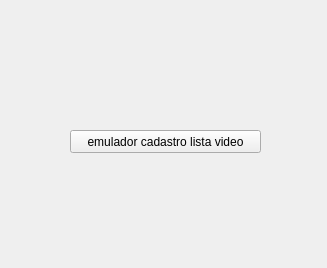
<?xml version="1.0" encoding="UTF-8"?>
<ui version="4.0">
 <class>EmuladorCadastroListaVideo</class>
 <widget class="QWidget" name="EmuladorCadastroListaVideo">
  <property name="geometry">
   <rect>
    <x>0</x>
    <y>0</y>
    <width>327</width>
    <height>268</height>
   </rect>
  </property>
  <property name="windowTitle">
   <string>emulador cadastro lista video</string>
  </property>
  <widget class="QPushButton" name="pushButton">
   <property name="geometry">
    <rect>
     <x>70</x>
     <y>130</y>
     <width>191</width>
     <height>23</height>
    </rect>
   </property>
   <property name="text">
    <string>emulador cadastro lista video</string>
   </property>
  </widget>
 </widget>
 <resources/>
 <connections/>
</ui>
